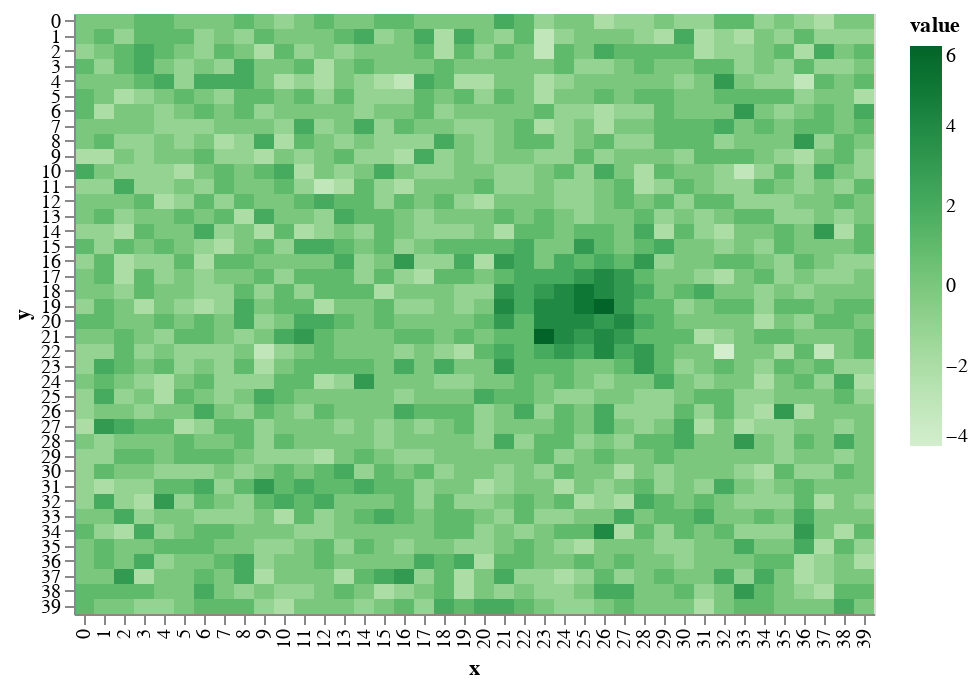

Notebook code for this chart:
### Markdown cell above
This makes a much more _natural_ looking mountain.

### Code cell
world.add_mountain(mdf)
draw.drawTerrainHeight(world.grid_elevation)

### Figure 1 — Vega-Lite specification as saved in the notebook (floating-point values rounded to 4 significant figures; data arrays with more than 128 entries replaced by an {"elided": "..."} marker saying what was removed)
{"$schema": "https://vega.github.io/schema/vega-lite/v2.6.0.json", "config": {"view": {"height": 300, "width": 400}}, "data": {"name": "data-815733e2218969e13de2d312a71f7be9"}, "datasets": {"data-815733e2218969e13de2d312a71f7be9": {"elided": "1600 records"}}, "encoding": {"color": {"field": "value", "scale": {"scheme": "greens"}, "type": "quantitative"}, "x": {"field": "x", "type": "ordinal"}, "y": {"field": "y", "type": "ordinal"}}, "mark": "rect"}
